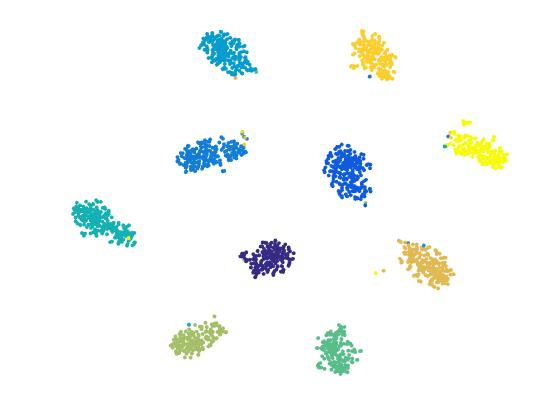
%> input picture BMVC/SDC/mnist-sdc-tsne-test.jpg, 560 x 420 px
$ octave --eval "result = colorhisteq(imread('../BMVC/SDC/mnist-sdc-tsne-test.jpg'));"   (GNU Octave 9; MATLAB toolbox functions it lacks are replaced by stand-ins)
%> lines starting %> are read from the running program, lines starting %| are printed output that depends on the picture
function j = colorhisteq(i)

I = double(i);
G = mean(I,3)/255;
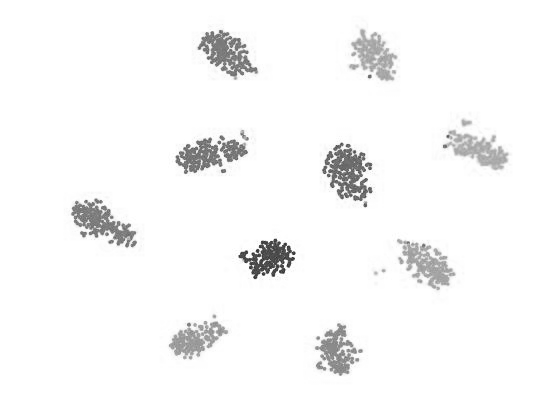
%> G: size 420x560 double; min 0.165, max 1, mean 0.973
H = histeq(G);
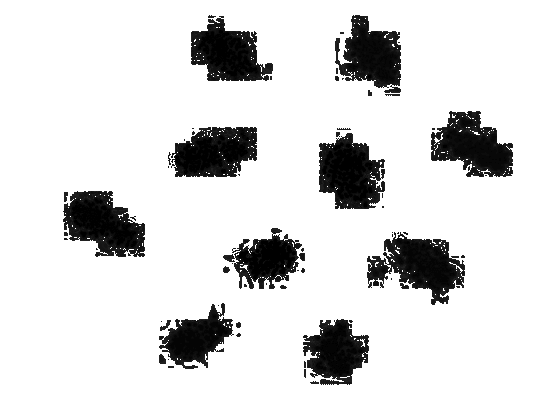
%> H: size 420x560 double; min 0, max 1, mean 0.868
R = I(:,:,1).*((H+eps)./(G+eps));
G = I(:,:,2).*((H+eps)./(G+eps));
B = I(:,:,3).*((H+eps)./(G+eps));
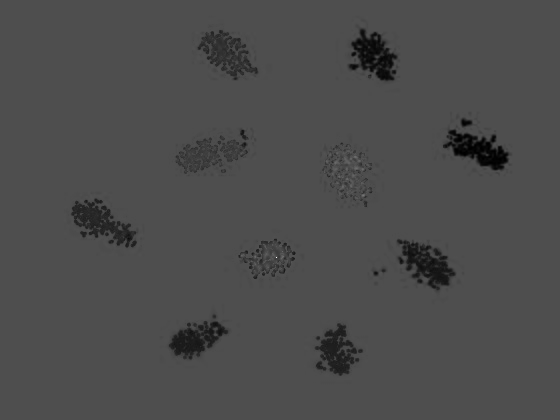
%> B: size 420x560 double; min 0, max 3.25, mean 0.971; drawn with min black and max white

j = uint8(cat(3,R,G,B));
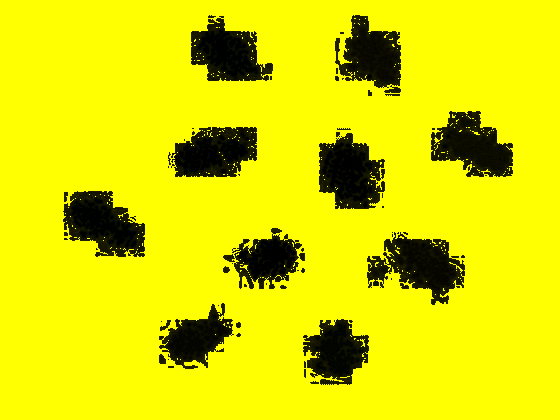
%> j: size 420x560x3 uint8; mean R, G, B 221.2, 221.3, 1
imshow(j)
